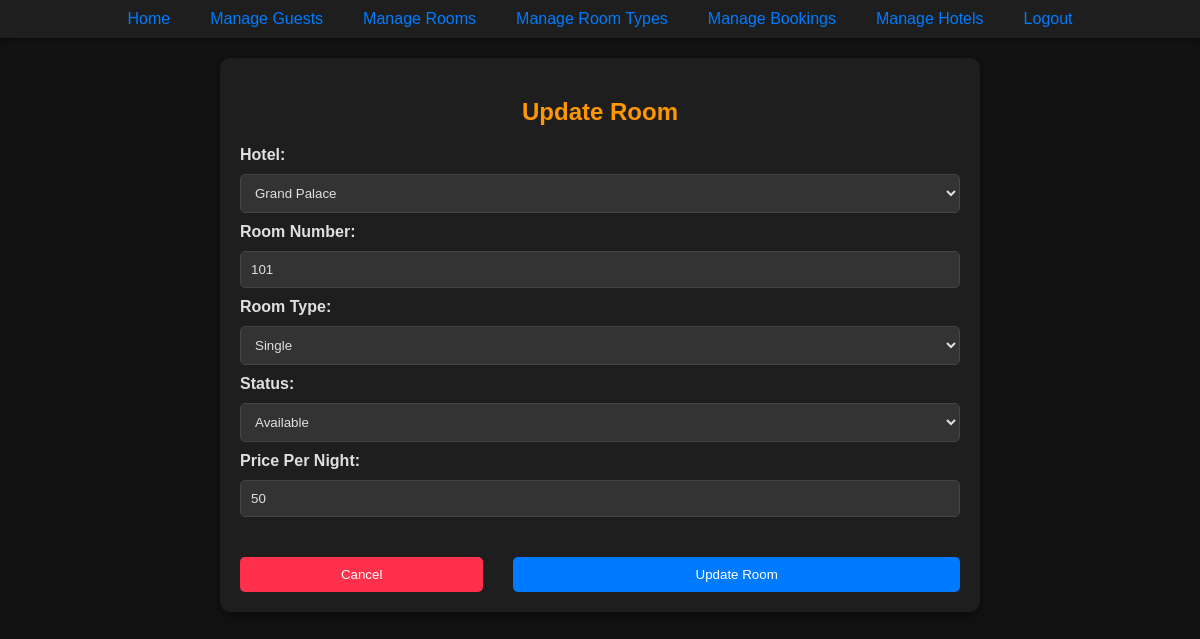
/php/updateRoomPage.php?roomID=1 (signed in), run on the app's committed database.
### tables this page shows
CREATE TABLE Room (
    roomID INTEGER PRIMARY KEY,
    hotelID INTEGER NOT NULL,
    roomNumber INTEGER NOT NULL,
    roomTypeID INTEGER NOT NULL,
    status VARCHAR(20) NOT NULL CHECK (status IN ('maintenance', 'booked', 'available')),
    pricePerNight DECIMAL(10, 2) NOT NULL,
    FOREIGN KEY (hotelID) REFERENCES Hotel(hotelID) ON DELETE CASCADE,
    FOREIGN KEY (roomTypeID) REFERENCES RoomType(roomTypeID) ON DELETE SET NULL,
    UNIQUE (hotelID, roomNumber)
);

### php/updateRoomPage.php (the view, shortened to what this page needs)
<?php
include '../components/NavBar.php';
$pdo = new PDO('sqlite:' . DB_PATH);
$pdo->setAttribute(PDO::ATTR_ERRMODE, PDO::ERRMODE_EXCEPTION);
if (isset($_GET['roomID'])) {
    $roomID = $_GET['roomID'];
    $stmt = $pdo->prepare('SELECT * FROM Room WHERE roomID = ?');
    $stmt->execute([$roomID]);
    $room = $stmt->fetch(PDO::FETCH_ASSOC);
    if ($room) {
        $hotelID = htmlspecialchars($room['hotelID']);
        $roomNumber = htmlspecialchars($room['roomNumber']);
        $roomTypeID = htmlspecialchars($room['roomTypeID']);
        $status = htmlspecialchars($room['status']);
        $pricePerNight = htmlspecialchars($room['pricePerNight']);
    } else {
        echo "Room not found.";
        exit;
    }
} else {
    echo "No room ID provided.";
    exit;
}
?>
<!DOCTYPE html>
<html lang="en">
<head>
</head>
<body>
    <div class="form-container">
        <h2 class="center-text">Update Room</h2>
        <form action="updateRoomRecord.php" method="POST">
            <label for="hotelID">Hotel:</label>
            <select name="hotelID" id="hotelID" required>
                <?php
                $hotelsStmt = $pdo->query('SELECT hotelID, hotelName FROM Hotel ORDER BY hotelName');
                while ($hotel = $hotelsStmt->fetch(PDO::FETCH_ASSOC)) {
                    $selected = $hotel['hotelID'] == $hotelID ? 'selected' : '';
                    echo "<option value=\"{$hotel['hotelID']}\" $selected>{$hotel['hotelName']}</option>";
                }
                ?>
            </select><br>
            <label for="roomNumber">Room Number:</label>
            <input type="number" id="roomNumber" name="roomNumber" value="<?= $roomNumber ?>" required><br>
            <label for="roomTypeID">Room Type:</label>
            <select name="roomTypeID" id="roomTypeID" required>
                <?php
                $roomTypesStmt = $pdo->query('SELECT roomTypeID, roomTypeName FROM RoomType ORDER BY roomTypeName');
                while ($roomType = $roomTypesStmt->fetch(PDO::FETCH_ASSOC)) {
                    $selected = $roomType['roomTypeID'] == $roomTypeID ? 'selected' : '';
                    echo "<option value=\"{$roomType['roomTypeID']}\" $selected>{$roomType['roomTypeName']}</option>";
                }
                ?>
            </select><br>
            <label for="status">Status:</label>
            <select name="status" id="status" required>
                <option value="available" <?= $status === 'available' ? 'selected' : '' ?>>Available</option>
            </select><br>
            <label for="pricePerNight">Price Per Night:</label>
            <input type="number" id="pricePerNight" name="pricePerNight" value="<?= $pricePerNight ?>" step="0.01" required><br>
            <div class="button-container">
                <form action="viewRooms.php">
                    <button type="submit" class="form-button cancel-button">Cancel</button>
                </form>
                <button type="submit" class="form-button">Update Room</button>
            </div>
        </form>
    </div>
</body>
</html>

### css/styles.css (style rules this page uses)
body { background-color: #121212; color: #e0e0e0; font-family: Arial, sans-serif; margin: 0; padding: 0; }
.center-text { text-align: center; }
.form-container { background-color: #1e1e1e; padding: 20px; margin: 20px auto; border-radius: 10px; width: 60%; box-shadow: 0 2px 10px rgba(0, 0, 0, 0.5); }
h2 { text-align: center; color: #ff9800; margin-bottom: 20px; }
input[type="text"], input[type="email"], input[type="number"], input[type="password"], input[type="date"], select { width: 100%; padding: 10px; margin: 10px 0; background-color: #333333; color: #e0e0e0; border: 1px solid #444444; border-radius: 5px; box-sizing: border-box; }
label { display: block; font-weight: bold; color: #e0e0e0; }
.button-container { display: flex; gap: 30px; margin-top: 10px; align-items: center; }
button, .form-button { flex: 2; background-color: #007bff; color: #ffffff; border: none; padding: 10px 20px; border-radius: 5px; cursor: pointer; transition: background-color 0.3s, transform 0.2s; display: block; margin: 20px auto 0 auto; width: 50%; }
.cancel-button { flex: 1; background-color: #ff304c; color: #ffffff; border: none; padding: 10px 20px; border-radius: 5px; cursor: pointer; transition: background-color 0.3s, transform 0.2s; display: block; margin: 20px auto 0 auto; width: 30%; }

### data on the page
room: roomNumber "101", status "Available", pricePerNight "50"

### other printed values
form field hotelID "Grand Palace"
form field roomTypeID "Single"
